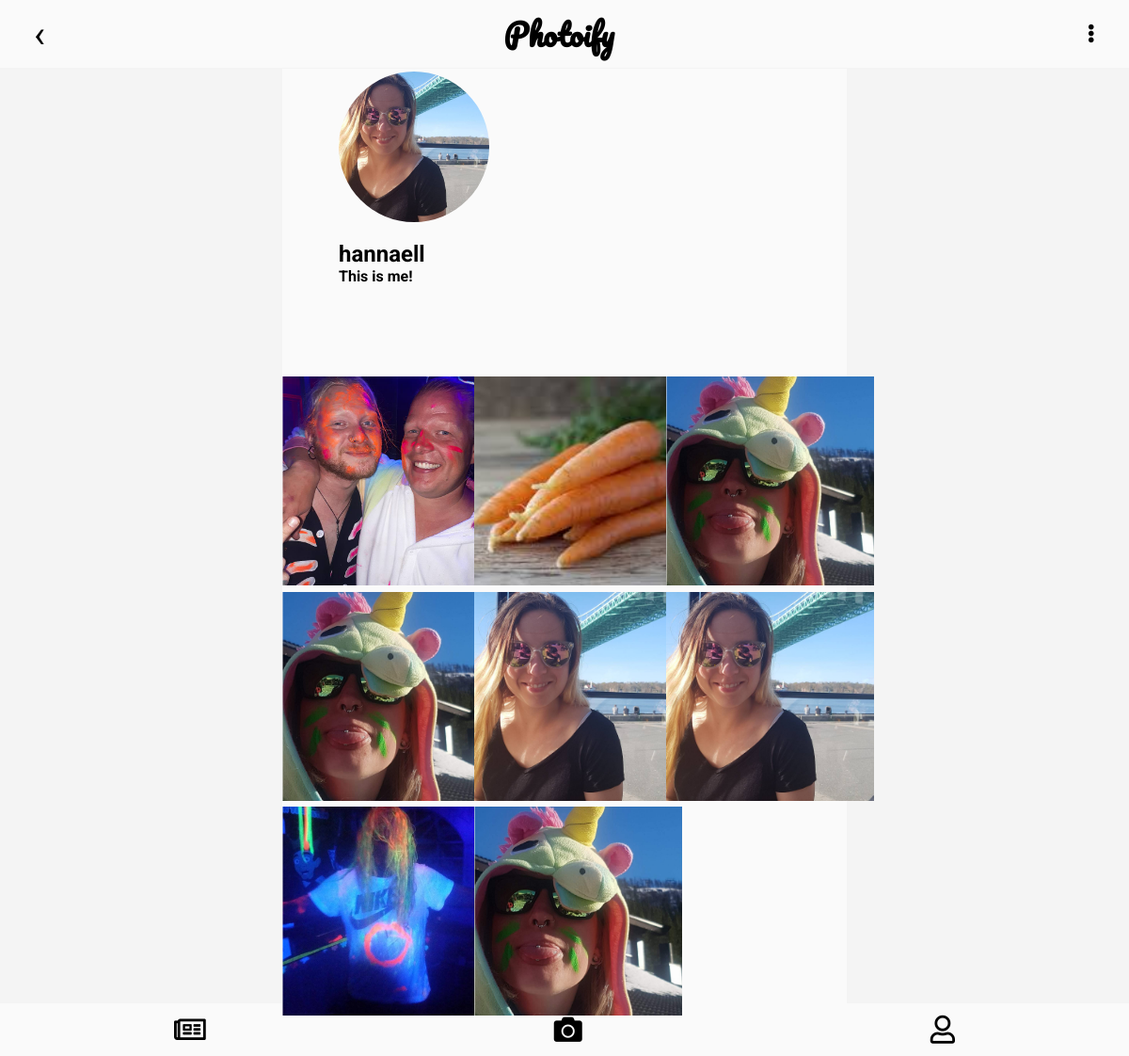
Before: /profilehome.php?user_id=22 (signed in) with the older database file.
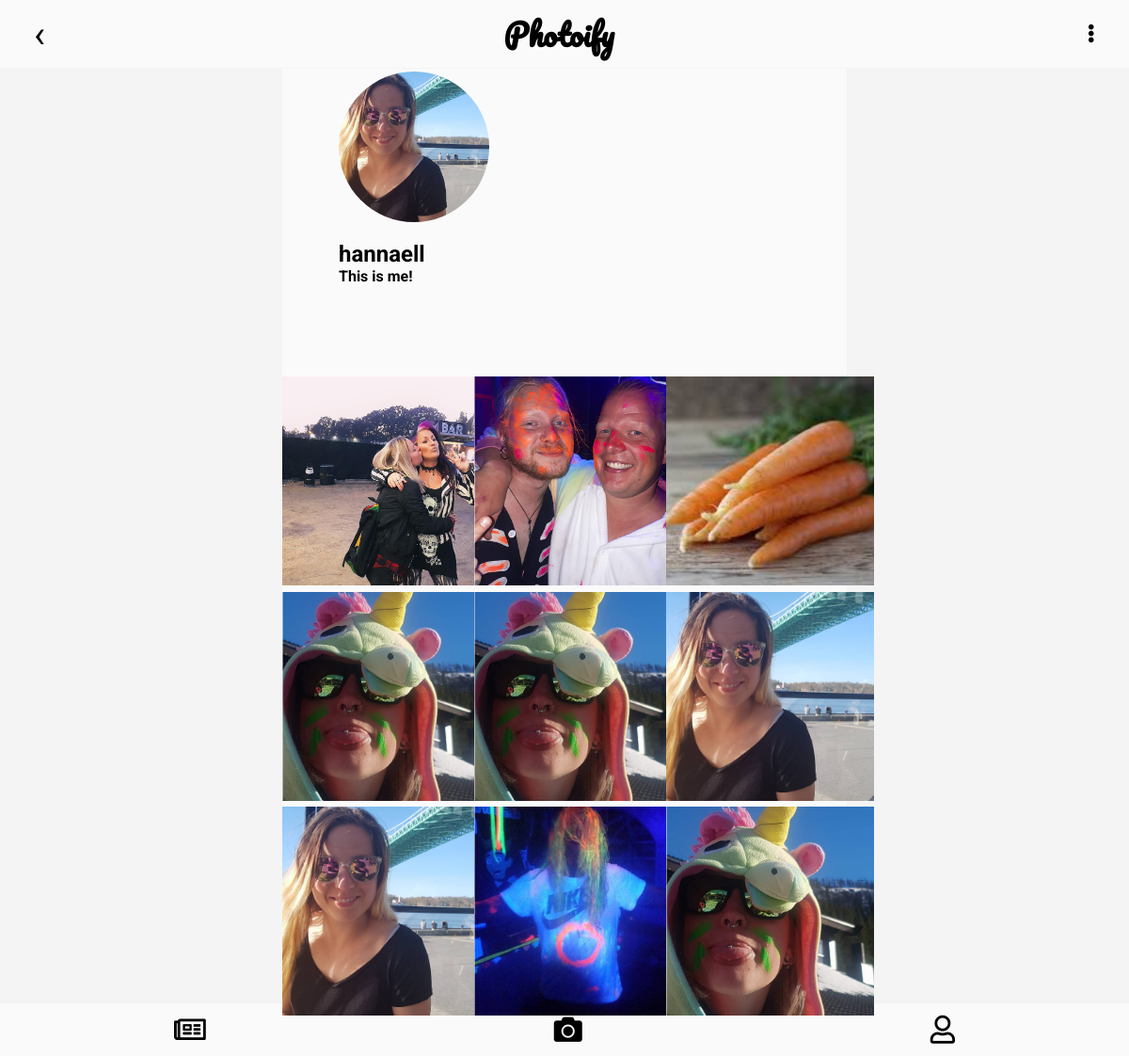
After: the same page with the newer database file.
### tables this page shows
CREATE TABLE "posts" (
	`id`	INTEGER NOT NULL PRIMARY KEY AUTOINCREMENT UNIQUE,
	`user_id`	INTEGER NOT NULL,
	`content`	BLOB NOT NULL,
	`description`	TEXT NOT NULL,
	`created_at`	TEXT NOT NULL,
	`updated_at`	TEXT
);

### profilehome.php (the view, shortened to what this page needs)
<?php
require __DIR__.'/views/header.php';
$userId = filter_var($_GET['user_id'], FILTER_SANITIZE_STRING);
$statement = $pdo->prepare(
    "SELECT p.id as post_id, p.content, p.description, p.created_at, p.updated_at,
    u.username, u.biography, u.id as user_id, u.profile_picture
    FROM posts p INNER JOIN users u WHERE u.id = p.user_id AND u.id = :user_id"
    );
    $statement->bindParam(':user_id', $userId, PDO::PARAM_INT);
    $statement->execute();
    $posts = $statement->fetchAll(PDO::FETCH_ASSOC);
    $posts = array_reverse($posts);
?>
<?php if (isset($_SESSION['logedin'])): ?>
    <div class="profile">
        <div class="userProfile">
            <img class="profilepictureProfile" src="/app/images/<?php echo $_SESSION['logedin']['profile_picture']; ?>" alt="BILD">
            <h2 class="usernameProfile"><?php echo $_SESSION['logedin']['username']; ?></h2>
            <h4 class="bioProfile"><?php echo $_SESSION['logedin']['biography']; ?></h4>
        </div>
        <div class="feeedProfile">
            <?php foreach ($posts as $post): ?>
                <?php
                    $postId = $post['post_id'];
                ?>
            <div class="photoDiv">
                <a href="/comments.php?post_id=<?= $postId?>">
                    <img class="photoProfile" src="/app/images/<?php echo $post['content']; ?>" alt="Image">
                </a>
            </div>
            <?php endforeach; ?>
        </div>
    </div>
<?php else: redirect('/login.php'); ?>
<?php endif; ?>
<?php require __DIR__.'/views/footer.php'; ?>

Changed rows visible on the page:
added posts: content (picture)
